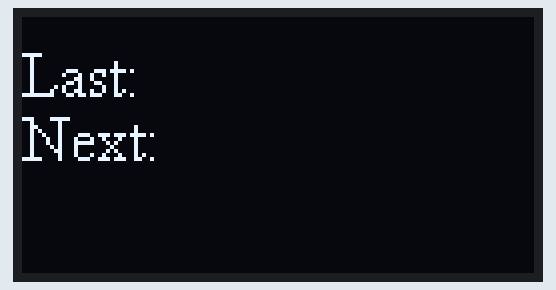
Simulated run of this program. Board: Arduino Nano, built with avr-gcc and run on an emulated ATmega328P. On the bench: 128×64 one-colour display. What the program prints to the serial monitor is not drawn.

Above: at 0.1 s.
At 1.1 s:
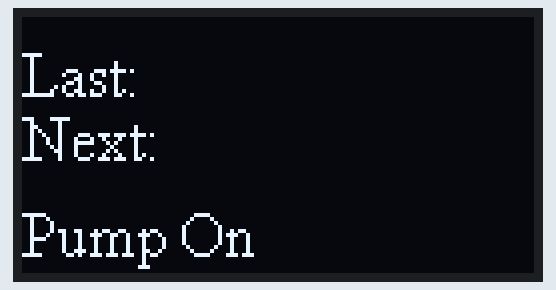
At 65.3 s:
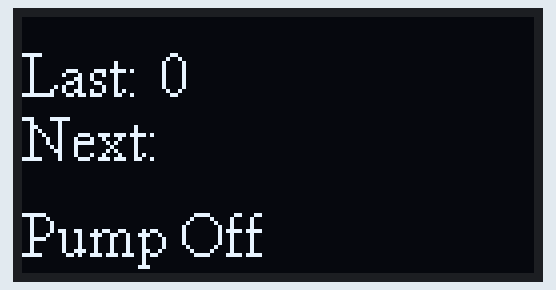
At 127.4 s:
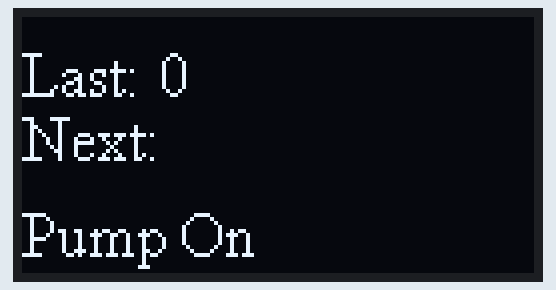

The program:

main.cpp
```cpp
// This code works to write to the OLED, just hard coded.  From BH
#include <Arduino.h>
#include <Wire.h>
#include <Adafruit_GFX.h>
#include <Adafruit_SSD1306.h>
#include <SSD1306AsciiAvrI2c.h>
#include <RTClib.h>
#include <SPI.h>

RTC_DS1307 rtc;
DateTime now;

int pumpOnTime = 4 * 1000;                // pump runtime
int pumpPin = 8;                          // pin to drive the pump
SSD1306AsciiAvrI2c oled;                  // Initialize the oled, I2C

void printData (int x, int y, String data)   // Write to display, loc and data
{
  oled.setCursor(x, y);
  oled.print(data);
}

void runPump(int run) {
  digitalWrite (pumpPin, HIGH);
  printData (0, 6, "Pump On ");
  delay(run);
  digitalWrite (pumpPin, LOW);
  printData (0, 6, "Pump Off");
  printData(35, 1, String(now.minute()));
}

void setup()
{
  Serial.begin(9600);
  oled.begin(&Adafruit128x64, 0x3C);      // start oled 64x128 0x3C(I2C address of the display)
  oled.setFont (TimesNewRoman16);         // font size/type
  oled.clear();
  oled.setCursor (0, 1);
  // oled.print("Curr. Time:           ");       // print header
  // oled.setCursor (0, 4);
  oled.print("Last: ");
  oled.setCursor (0,3.5);
  oled.print("Next: ");
}

void loop() {
  delay(1000);
  Serial.println("In void loop ");
  runPump(pumpOnTime);
  // 3 lines added below was to test adding the RTC to OLED code (needs more setup)
  delay(1000);
  Serial.println(String("hour:\t")+now.hour());
  Serial.println(String("min:\t")+now.minute());


}


// misc code
// printData (40, 1, "Apr 22, 23");
//  printData (40, 4, "Jan 9, 23");
 // printData (40, 6, "Jan 16, 23");
```

Measured:
- what the display in image 1 shows lasts 4.0 s, from 1.1 s to 5.1 s
- what the display in image 2 shows lasts 2.0 s, from 65.2 s to 67.2 s
